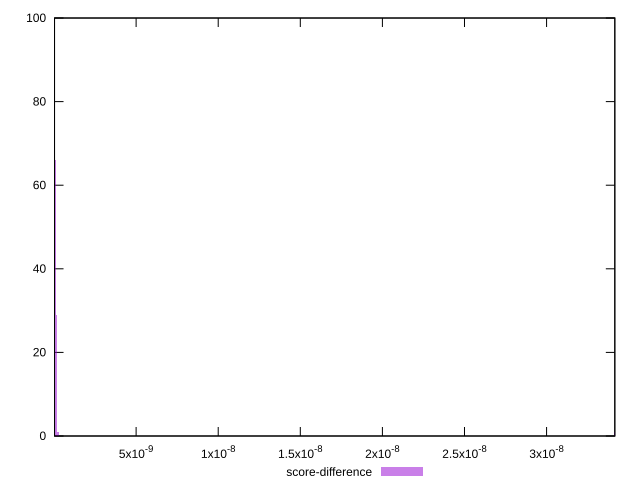

The gnuplot source for this figure:
reset

$scoreDifference <<EOF
7.276327273094751e-11 66
1.4552654546189502e-10 29
2.9105309092379004e-10 1
2.1828981819284254e-10 1
0 2
3.4125974910814385e-8 1
EOF

set key outside below
set boxwidth 7.276327273094751e-11
set xrange [3.105959933691338e-11:3.4156011574637546e-8]
set yrange [0:100]
set trange [0:100]
set style fill transparent solid 0.5 noborder
set terminal svg size 640, 490 enhanced background rgb 'white'
set output "reprap/bootup-time/samples/pages+cached+noexternal+nocss/score-difference/histogram.svg"

plot $scoreDifference title "score-difference" with boxes

reset
